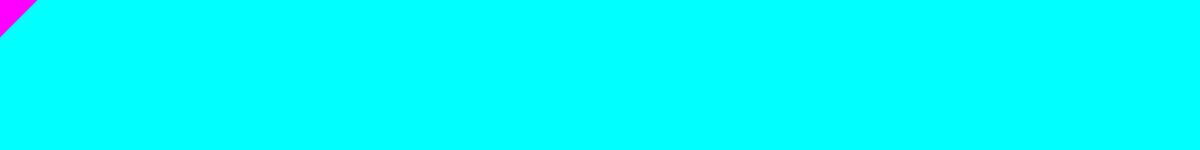
Frame 1 (no input)
Frame 60 (no input): identical to frame 1, image omitted
Frame 120 (the mouse pressed at the canvas centre since frame 60): identical to frame 1, image omitted

The p5.js sketch that drew this single still picture (run headless with seeded random() and noise() and a simulated clock; from frame 60 on, the mouse is pressed at the canvas centre):

// p5.js sketch
// ── sketch.js

  setup = () => {
    createCanvas(1600, 200);
  }
  var x , y

  function rotation(degrees) {
    rotate(radians(degrees))
    x = 800;
    y = 100;
  }

draw = () => {
    background(0, 255, 255);
    noStroke();

    fill(255, 0, 255);
    translate(x, 100);
    if (x > 850) {
      x = 800
    }
    x = x + frameCount/2
    console.log(x)
      triangle(0, -50, 50, 0, 0, 50)

    // push()
    // fill(255, 0, 255);
    // translate((x - frameCount/2), 100);
    //   triangle(0, 50, -50, 0, 0, -50)
    // pop()

    // push()
    // fill(255, 255, 255);
    // translate(800, 100);
    // rotation(frameCount/2);
    //   rect(-50, -50, 100, 100);
    // pop()
}
